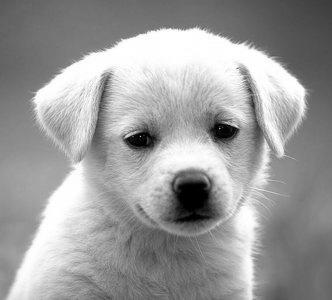
#> input picture lab4/dog.png, 332 x 300 px
$ python qnB.py
#> lines starting #> are read from the running program, lines starting #| are printed output that depends on the picture
# 2.2. Sobel edge detector

import cv2 as cv
import numpy as np

img = cv.imread("dog.png")
#> img is the input picture: shape (300, 332, 3); min 0, max 255, mean 155.7
img = cv.resize(img, (1280, 720))
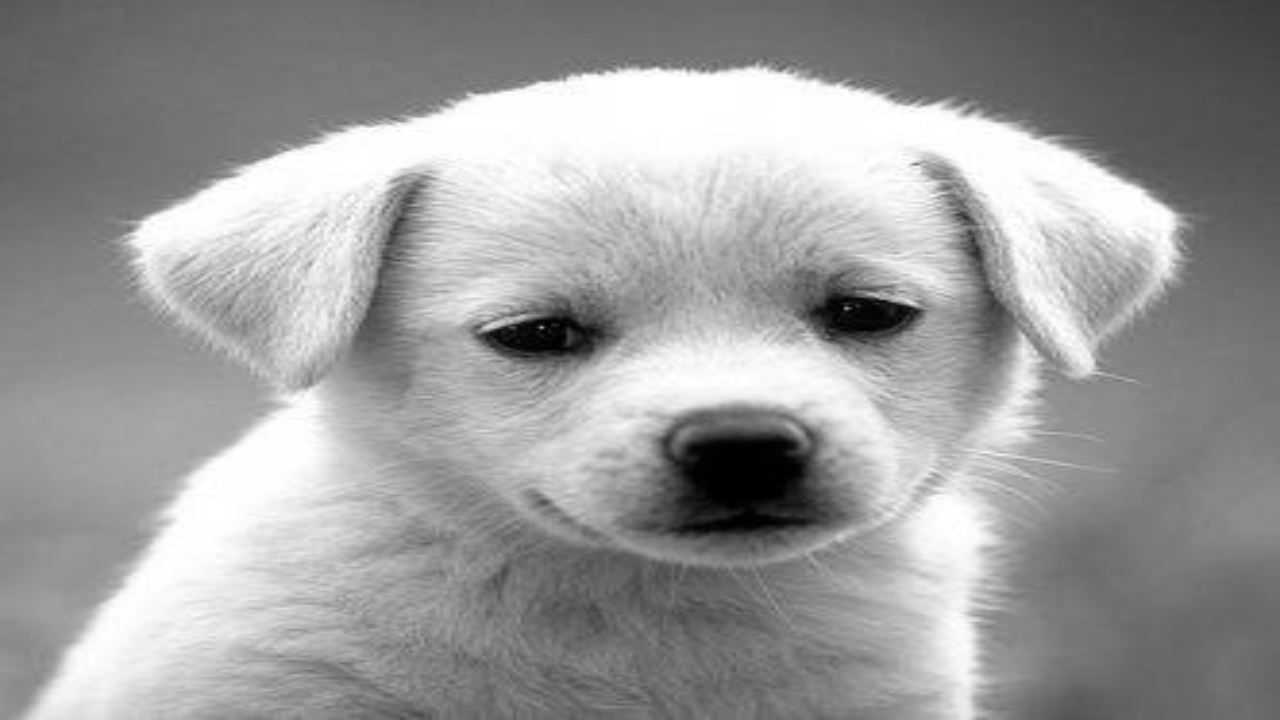
#> img: shape (720, 1280, 3); min 0, max 255, mean 155.6
gray = cv.cvtColor(img, cv.COLOR_BGR2GRAY)
img_gaussian = cv.GaussianBlur(gray, (3, 3), 0)

img_sobelx = cv.Sobel(img_gaussian, cv.CV_8U, 1, 0, ksize=5)
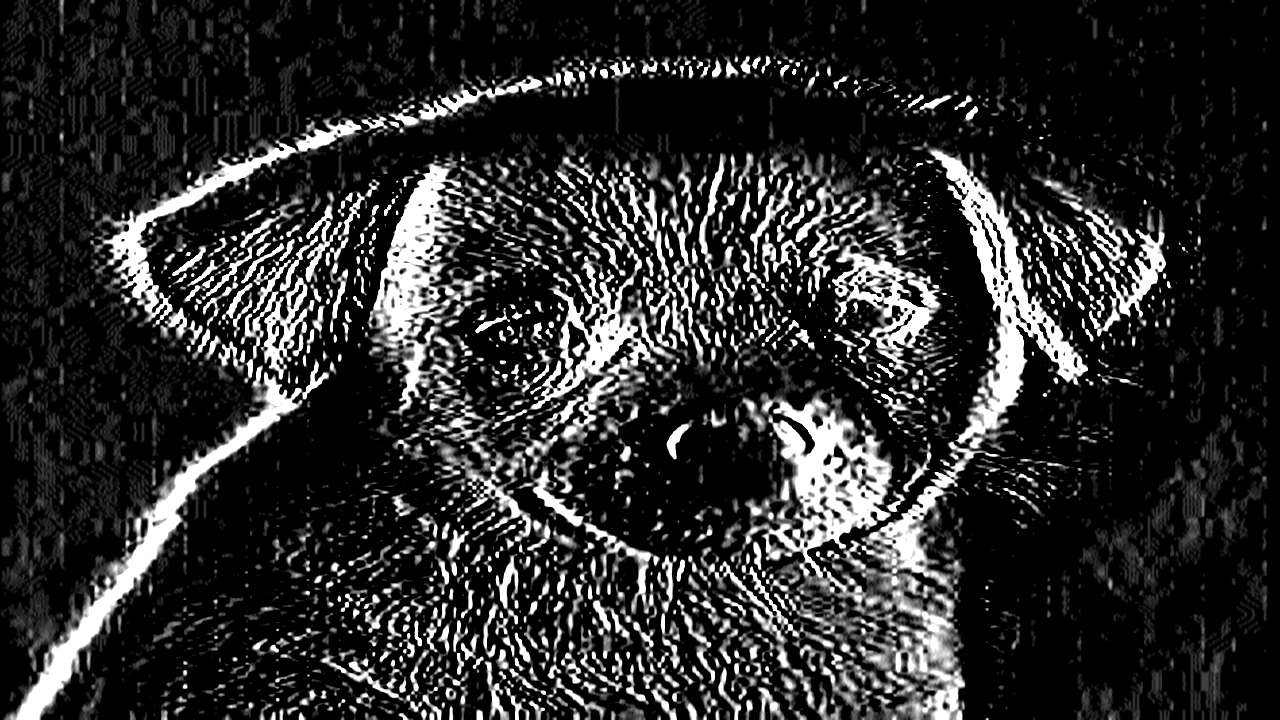
#> img_sobelx: shape (720, 1280); min 0, max 255, mean 44.8
img_sobely = cv.Sobel(img_gaussian, cv.CV_8U, 0, 1, ksize=5)
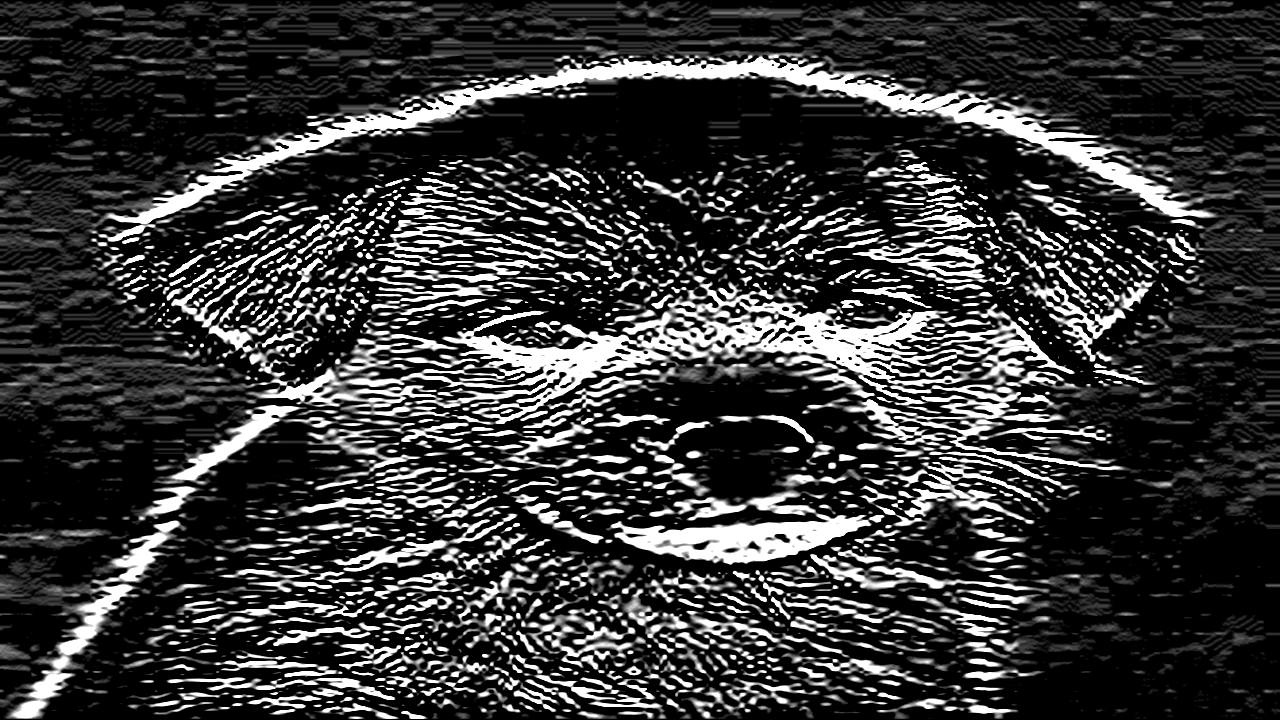
#> img_sobely: shape (720, 1280); min 0, max 255, mean 55.5
img_sobel = img_sobelx + img_sobely
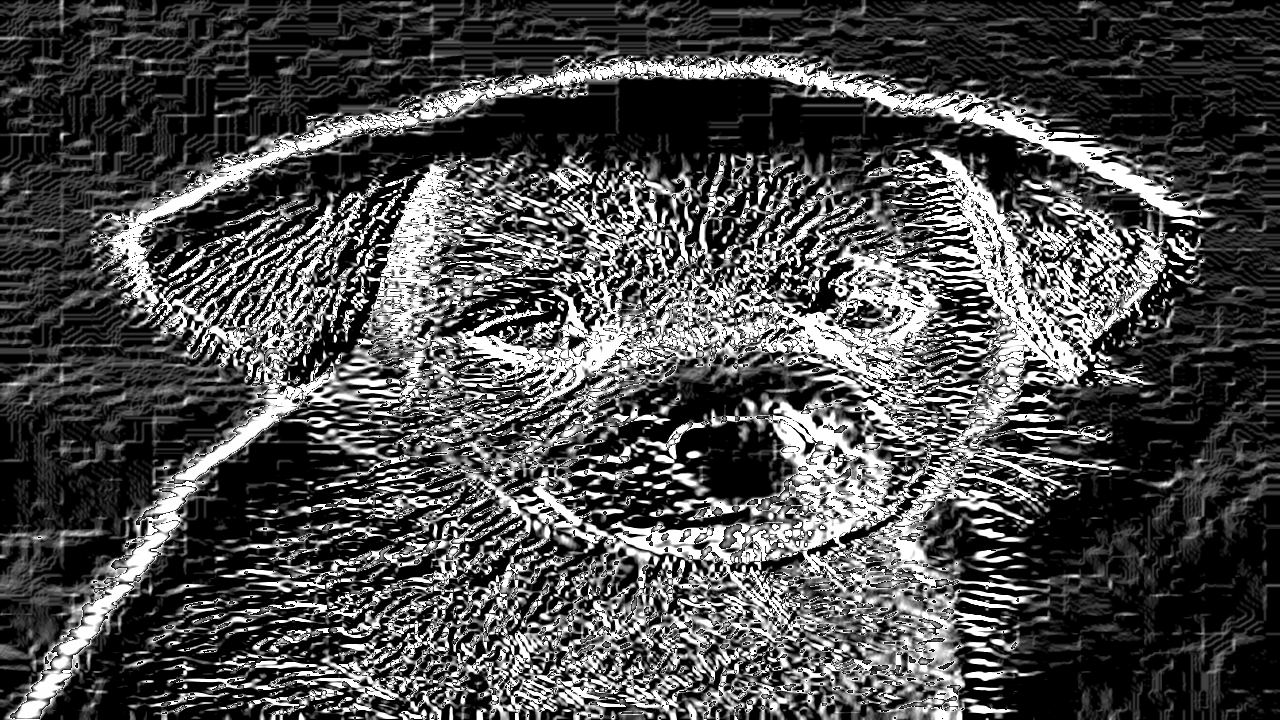
#> img_sobel: shape (720, 1280); min 0, max 255, mean 76.2

cv.imshow("Sobel X", img_sobelx)
cv.imshow("Sobel Y", img_sobely)
cv.imshow("Sobel", img_sobel)

cv.waitKey(0)
cv.destroyAllWindows()
